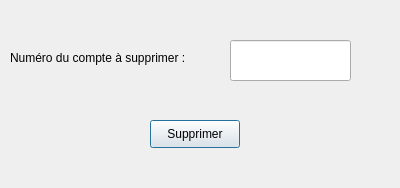
<?xml version="1.0" encoding="UTF-8"?>
<ui version="4.0">
 <class>SupprimerCompte</class>
 <widget class="QDialog" name="SupprimerCompte">
  <property name="geometry">
   <rect>
    <x>0</x>
    <y>0</y>
    <width>400</width>
    <height>188</height>
   </rect>
  </property>
  <property name="windowTitle">
   <string>SupprimerCompte</string>
  </property>
  <widget class="QLabel" name="label">
   <property name="geometry">
    <rect>
     <x>10</x>
     <y>50</y>
     <width>201</width>
     <height>16</height>
    </rect>
   </property>
   <property name="text">
    <string>Numéro du compte à supprimer :</string>
   </property>
  </widget>
  <widget class="QPushButton" name="pushButton">
   <property name="geometry">
    <rect>
     <x>150</x>
     <y>120</y>
     <width>90</width>
     <height>28</height>
    </rect>
   </property>
   <property name="text">
    <string>Supprimer</string>
   </property>
  </widget>
  <widget class="QLineEdit" name="lineEdit">
   <property name="geometry">
    <rect>
     <x>230</x>
     <y>40</y>
     <width>121</width>
     <height>41</height>
    </rect>
   </property>
  </widget>
 </widget>
 <resources/>
 <connections>
  <connection>
   <sender>pushButton</sender>
   <signal>clicked()</signal>
   <receiver>SupprimerCompte</receiver>
   <slot>slotSupprimerCompte()</slot>
   <hints>
    <hint type="sourcelabel">
     <x>194</x>
     <y>133</y>
    </hint>
    <hint type="destinationlabel">
     <x>199</x>
     <y>93</y>
    </hint>
   </hints>
  </connection>
 </connections>
 <slots>
  <slot>slotSupprimerCompte()</slot>
 </slots>
</ui>
